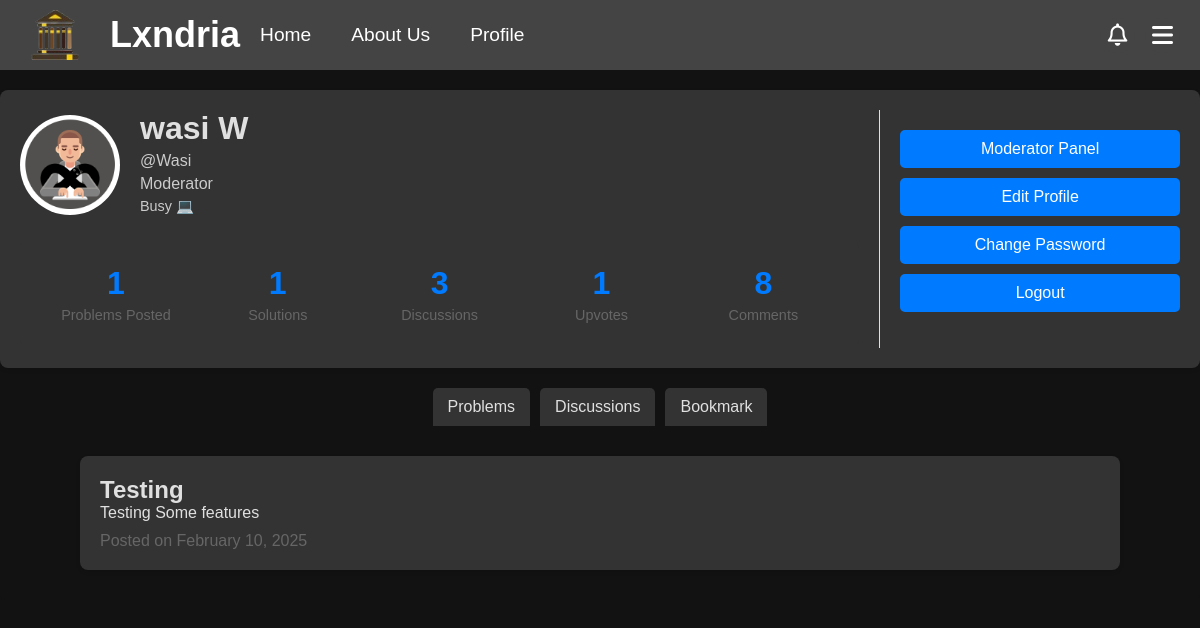
Page /account (signed in) on the committed database.
### app/models.py (models this page shows, shortened)
class Profile(db.Model):
    __tablename__ = "profile"
    __table_args__ = {"extend_existing": True}
    username = db.Column(db.String(80), db.ForeignKey('user.username'), primary_key=True)  # Primary + Foreign Key
    user = db.relationship('User', backref=db.backref('profile', uselist=False, cascade="all, delete-orphan"))
    profile_pic = db.Column(db.String(255), default="/images/default-profile.jpg")
    bio = db.Column(db.Text, default="This user has not set a bio yet.")
    upvotes = db.Column(db.Integer, default=0)
    created_at = db.Column(db.DateTime, default=datetime.utcnow)
    updated_at = db.Column(db.DateTime, onupdate=datetime.utcnow)
    @property
    def problems_posted(self):
        return Problem.query.filter_by(author=self.username).count()
    @property
    def solutions(self):
        return Solutions.query.filter_by(username=self.username).count()
    @property
    def comments(self):
        return Comments.query.filter_by(username=self.username).count()
    @property
    def discussions(self):
        return Discussion.query.filter_by(author=self.username).count()
    @property
    def name(self):
        return self.user.name if self.user else None
    @property
    def is_moderator(self):
        return Moderators.query.filter_by(username=self.username).count() != 0

class User(db.Model, UserMixin): # create a User class to store user information
    __tablename__ = "user"
    __table_args__ = {"extend_existing": True}  # Allow modifications to the table
    id = db.Column(db.Integer, primary_key=True)
    username = db.Column(db.String(80), unique=True, nullable=False)
    name = db.Column(db.String(80), nullable=False)
    password_hash = db.Column(db.String(120), nullable=False)
    email = db.Column(db.String(120), unique=True, nullable=False)
    created_at = db.Column(db.DateTime, default=datetime.utcnow)
    updated_at = db.Column(db.DateTime, onupdate=datetime.utcnow)

class Problem(db.Model):
    __tablename__ = "problem"
    __table_args__ = {"extend_existing": True}
    id = db.Column(db.Integer, primary_key=True, autoincrement=True)
    title = db.Column(db.String(100), nullable=False)
    topic = db.Column(db.String(30), nullable=False)
    attempts = db.Column(db.Integer, default=0)
    solved = db.Column(db.Integer, default=0)
    created_at = db.Column(db.DateTime, default=datetime.utcnow)
    updated_at = db.Column(db.DateTime, onupdate=datetime.utcnow)
    views = db.Column(db.Integer, default=0)
    author = db.Column(db.String(80), db.ForeignKey('user.username'))
    user = db.relationship('User', backref=db.backref('problems', cascade="all, delete-orphan"))
    content = db.Column(db.Text, nullable=False)
    encrypted_answer = db.Column(db.Text, nullable=False)
    __table_args__ = (
        CheckConstraint("topic IN ('Algebra', 'Geometry', 'Number Theory', 'Calculus', 'Logic', 'Classical Mechanics', 'Electricity and Magnetism', 'Computer Science', 'Quantitative Finance', 'Chemistry', 'Probability')", name="valid_topic_check"),
    )
    @property
    def reducedContent(self):
        FullContent = self.content
        if len(FullContent) > 500:
            return FullContent[:500] + "..."
        return FullContent
    @hybrid_property
    def needs_solution(self):
        solutions = Solutions.query.filter_by(problem_id=self.id).count()
        if solutions == 0:
            return True
        return False

### app/routes/account.py (the view)
@account_bp.route('/account')
def account():
    if not current_user.is_authenticated:
        return redirect(url_for('routes.auth.login'))
    if request.args.get('updateEmail'):
        return redirect(url_for('routes.auth.update_email'))
    profile = Profile.query.filter_by(username=current_user.username).first()
    problems = Problem.query.filter_by(author=current_user.username).order_by(Problem.created_at.desc()).all()
    discussions = Discussion.query.filter_by(author=current_user.username).order_by(Discussion.created_at.desc()).all()
    bookmarks = Bookmarks.query.filter_by(username=current_user.username).order_by(Bookmarks.created_at.desc()).all()
    return render_template('account.html', user=profile, problems=problems, stats=profile, discussions=discussions, bookmarks=bookmarks)

### app/models.py (called while the page is built)
    @property
    def reducedContent(self):
        FullContent = self.content
        if len(FullContent) > 500:
            return FullContent[:500] + "..."
        return FullContent

### app/routes/auth.py (called while the page is built)
@login_manager.user_loader
def load_user(user_id):
    return User.query.get(int(user_id))

### app/templates/account.html (shortened to what this page needs)
<!DOCTYPE html>
<html>
<head>
  {%include 'banner.html'%}
  <link rel="stylesheet" href="{{url_for('static', filename='css/profile.css')}}">
</head>
<body>
    <div class="profile-container">
        <div class="profile-main">
          <div class="profile-header">
            <img src="{{url_for('static', filename=user.profile_pic)}}" alt="Profile Picture" class="profile-pic">
            <div class="profile-info">
              <h1>{{user.name}}</h1>
              <p>@{{user.username}}</p>
              {% if user.is_moderator %}
              <p>Moderator</p>
              {% endif %}
              <p class="profile-bio">{{user.bio}}</p>
            </div>
          </div>
          <div class="profile-stats">
            <div class="stat-item">
                <div class="stat-number">{{stats.problems_posted}}</div>
                <div class="stat-text">Problems Posted</div>
            </div>
            <div class="stat-item">
                <div class="stat-number">{{stats.solutions}}</div>
                <div class="stat-text">Solutions</div>
              </div>
              <div class="stat-item">
                <div class="stat-number">{{stats.discussions}}</div>
                <div class="stat-text">Discussions</div>
              </div>
              <div class="stat-item">
                <div class="stat-number">{{stats.upvotes}}</div>
                <div class="stat-text">Upvotes</div>
              </div>
              <div class="stat-item">
                <div class="stat-number">{{stats.comments}}</div>
                <div class="stat-text">Comments</div>
              </div>
            </div>
        </div>
        {% if user.username == current_user.username %}
        <div class="profile-sidebar">
          <div class="profile-options">
            {%if user.is_moderator%}
            <a href="/moderation"><button>Moderator Panel</button></a>
            {%endif%}
            <a href="/account/edit"><button>Edit Profile</button></a>
            <a href="/reset-password-2"><button >Change Password</button></a>
            <a href="/logout"><button>Logout</button></a>
          </div>
        </div>
        {% endif %}
      </div>
      <div class="Tabs">
        <button class="tab" onclick="openTab(event, 'Problems')">Problems</button>
        <button class="tab" onclick="openTab(event, 'Discussions')">Discussions</button>
        {% if user.username == current_user.username %}
        <button class="tab" onclick="openTab(event, 'Bookmark')">Bookmark</button>
        {% endif %}
      </div>
      <div class="TabContent" display="block" id = "Problems" style="display: block;">
      {% for problem in problems %}
      <a href="/problem/{{problem.id}}">
        <div class="problem-post">
              <h2>{{problem.title}}</h2>
              <p>{{problem.reducedContent}}</p>
              <div class="date">Posted on {{problem.created_at.strftime('%B %d, %Y')}}</div>
        </div>
      </a>
      {% endfor %}
      </div>
</body>
</html>

### app/templates/banner.html (shortened to what this page needs)
<!DOCTYPE html>
<html>
<link rel="stylesheet" href="https://cdnjs.cloudflare.com/ajax/libs/font-awesome/6.4.2/css/all.min.css">
<link rel="stylesheet" href="{{url_for('static', filename='css/banner.css')}}">
<header class="banner">
    <div class="logo-container">
      <img src="{{url_for('static', filename='Images/logo.png')}}" alt="Logo" class="logo">
      <span class="site-name"><a href="/">Lxndria</span></a>
    <div class="nav-container">
      <a href="/">Home</a>
      <a href="/about">About Us</a>
      <a href="/account">Profile</a>
    </div></div>
      <div class="menu-container">
        <button class="notif-button" onclick="toggleNotif()"><i class="far fa-bell"></i></button>
        <button class="menu-button" onclick="toggleMenu()"><i class="fas fa-bars"></i>
        </button>
    </div>
  </header>
</html>

### app/static/css/banner.css (style rules this page uses)
body, h1, p { margin: 0; padding: 0; text-decoration: none; color: inherit; font-family: Arial, sans-serif; box-sizing: border-box; background-color: #121212; color: #f1f1f1; ; }
a { text-decoration: none; color: inherit; }
.banner { display: flex; justify-content: space-between; align-items: center; padding: 10px 10px; background-color: #444; color: white; position: sticky; top: 0; z-index: 1000; }
.logo-container { display: flex; align-items: center; }
.logo { width: 50px; height: 50px; margin-left: 20px; margin-right: 30px; }
.site-name { font-size: 2.25rem; font-family: 'Gill Sans', 'Gill Sans MT', Calibri, 'Trebuchet MS', sans-serif; font-weight: bold; }
.menu-container { position: relative; display: flex; }
.menu-button { padding: 15px; margin-right: 10px; background-color: #444; color: white; border: none; cursor: pointer; border-radius: 50%; width: 35px; height: 35px; text-align: center; font-size: 1.5rem; line-height: 1; display: flex; justify-content: center; align-items: center; }
.notif-button { padding: 15px; margin-right: 10px; background-color: #444; color: white; border: none; cursor: pointer; border-radius: 50%; width: 35px; height: 35px; text-align: center; font-size: 1.4rem; line-height: 1; display: flex; justify-content: center; align-items: center; }

### app/static/css/profile.css (style rules this page uses)
body, h1, p { margin: 0; padding: 0; text-decoration: none; color: inherit; font-family: Arial, sans-serif; box-sizing: border-box; background-color: #121212; color: #f1f1f1; ; }
a { text-decoration: none; color: inherit; }
.profile-info h1, .profile-info p { font-family: 'Poppins', sans-serif; margin: 0; padding: 0; background-color: #333; color: #e0e0e0; }
.profile-container { display: flex; max-width: 1200px; margin: 20px auto; padding: 20px; background-color: #333; box-shadow: 0 2px 4px rgba(0, 0, 0, 0.1); border-radius: 8px; color: #e0e0e0; }
.profile-main { flex: 3; padding-right: 20px; }
.profile-sidebar { flex: 1; padding-left: 20px; border-left: 1px solid #e0e0e0; }
.profile-header { display: flex; align-items: center; margin-bottom: 20px; }
.profile-pic { width: 100px; height: 100px; border-radius: 50%; object-fit: cover; margin-right: 20px; }
.profile-info h1 { font-size: 2rem; margin: 0; }
.profile-info p { margin: 5px 0; color: #e0e0e0e0; }
.profile-bio { margin-top: 10px; font-size: 0.9rem; color: #444; }
.profile-stats { display: flex; justify-content: space-between; margin-top: 20px; padding: 15px; background-color: #333; border-radius: 8px; }
.stat-item { text-align: center; flex: 1; padding: 10px; }
.stat-number { font-size: 2rem; font-weight: 600; color: #007bff; margin-bottom: 5px; }
.stat-text { font-size: 0.9rem; color: #666; }
.profile-options { margin-top: 20px; }
.profile-options button { display: block; width: 100%; padding: 10px; margin-bottom: 10px; background-color: #007bff; color: #ffffff; border: none; border-radius: 5px; cursor: pointer; font-size: 1rem; transition: background-color 0.3s; }
.problem-post, .discussion-post { max-width: 1000px; margin: 10px auto; padding: 20px; background-color: #333; box-shadow: 0 2px 4px rgba(0, 0, 0, 0.1); border-radius: 8px; color: #e0e0e0; }
.problem-post h2, .discussion-post h2 { margin: 0; padding: 0; background-color: #333; color: #e0e0e0; }
.problem-post p, .discussion-post p { background-color: #333; color: #e0e0e0; }
.problem-post .date { margin-top: 10px; color: #666; }
.Tabs { display: flex; justify-content: center; margin-bottom: 0px; }
.Tabs button { background-color: #333; color: #e0e0e0; border: none; padding: 10px 15px; cursor: pointer; font-size: 1rem; border-radius: 5px 5px 0 0; transition: background-color 0.3s; }
.Tabs button:not(:last-child) { margin-right: 10px; }
.TabContent { display: none; padding: 20px; background-color: #121212; border-radius: 0 0 5px 5px; }

### rows in the picture
Profile: profile_pic (picture), username "Wasi", bio "Busy 💻", upvotes "1"
User: name "wasi W"
Problem: title "Testing", reducedContent "Testing Some features", created_at "February 10, 2025"

### other values in the picture
{{ stats.problems_posted }} "1"
{{ stats.solutions }} "1"
{{ stats.discussions }} "3"
{{ stats.comments }} "8"
